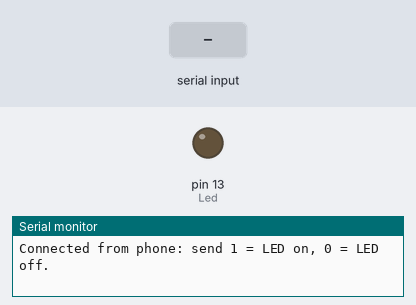
Bench run of a sketch on a simulated Arduino Nano, built with avr-gcc and run on an emulated ATmega328P. Shown: output pins drawn as LEDs (lit = HIGH), the last lines printed to the serial monitor. Inputs (shaded band) come from the test bench.

Above: at 1.2 s.
1.3 s: "1" received over the second serial link
At 1.8 s:
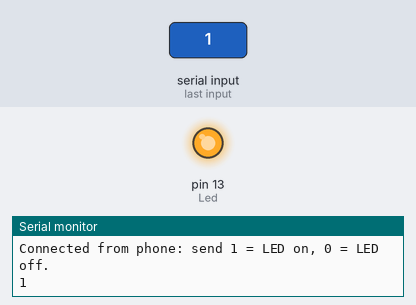
2.8 s: "0" received over the second serial link
At 4.2 s:
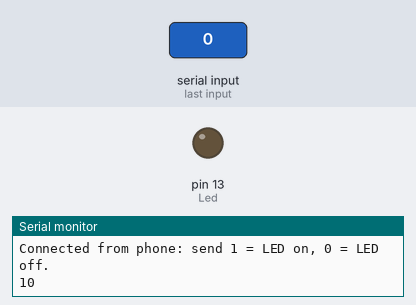
Timing chart, 0 to 5.8 s (numbered marks = the images above; inputs shaded):
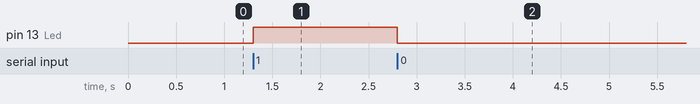

Measured:
- after the input at 1.3 s, pin 13 (Led): LOW → HIGH at once
- after the input at 2.8 s, pin 13 (Led): HIGH → LOW at once

The sketch:

WirelessCommunication.ino
```cpp
#include <SoftwareSerial.h>

SoftwareSerial bt(12, 11);   // RX D12 <- HC-08 TXD, TX D11 -> HC-08 RXD (via divider)
const int Led = 13;          // built-in LED on the Nano

void setup() {
  pinMode(Led, OUTPUT);
  Serial.begin(9600);
  bt.begin(9600);            // HC-08 default baud rate

  Serial.println("HC-08 test ready.");
  Serial.println("Not connected: type AT in the Serial Monitor, expect OK.");
  Serial.println("Connected from phone: send 1 = LED on, 0 = LED off.");
}

void loop() {
  // phone -> Arduino
  if (bt.available()) {
    char c = bt.read();
    Serial.write(c);                     // show everything received

    if (c == '1') {
      digitalWrite(Led, HIGH);
      bt.println("LED ON");
    }
    else if (c == '0') {
      digitalWrite(Led, LOW);
      bt.println("LED OFF");
    }
  }

  // Serial Monitor -> HC-08 (AT commands or messages to the phone)
  if (Serial.available()) {
    bt.write(Serial.read());
  }
}
```
